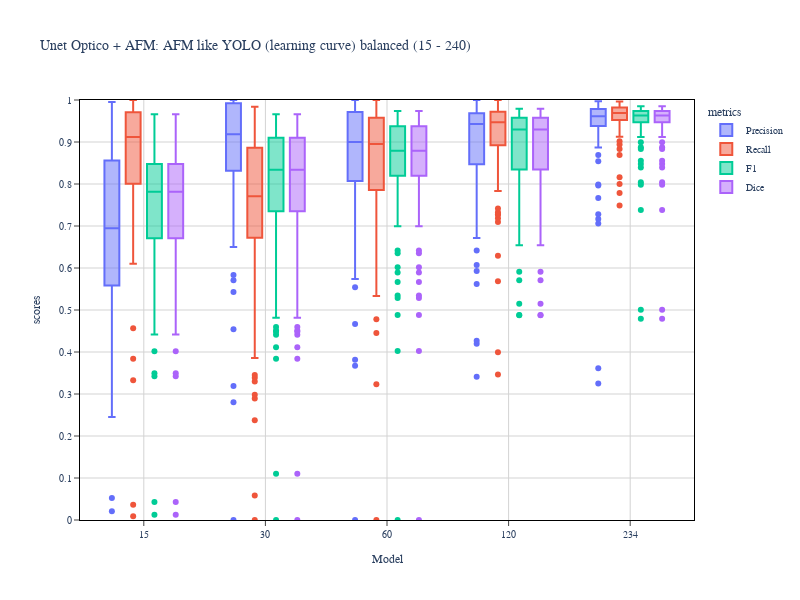
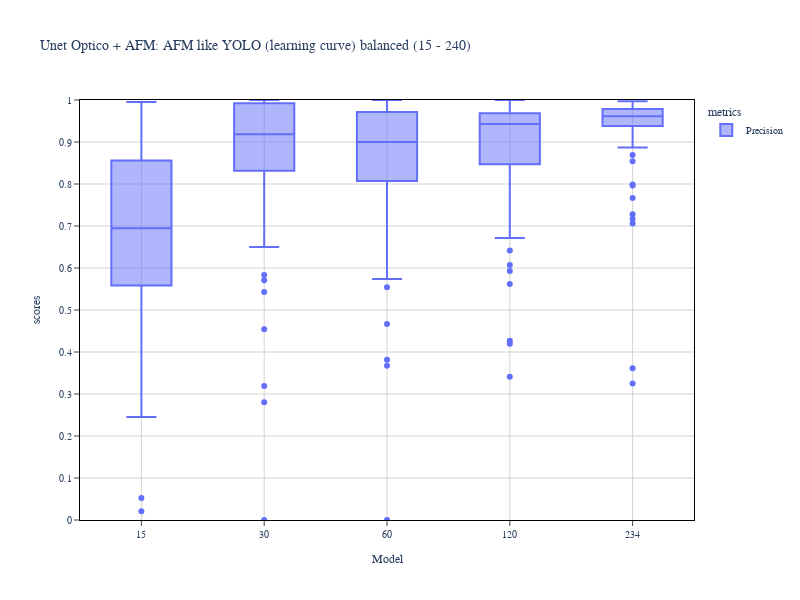
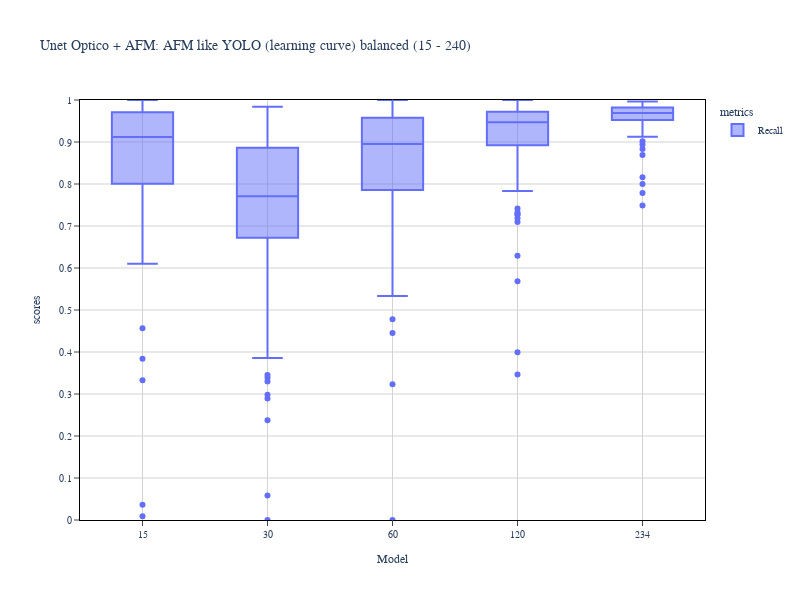
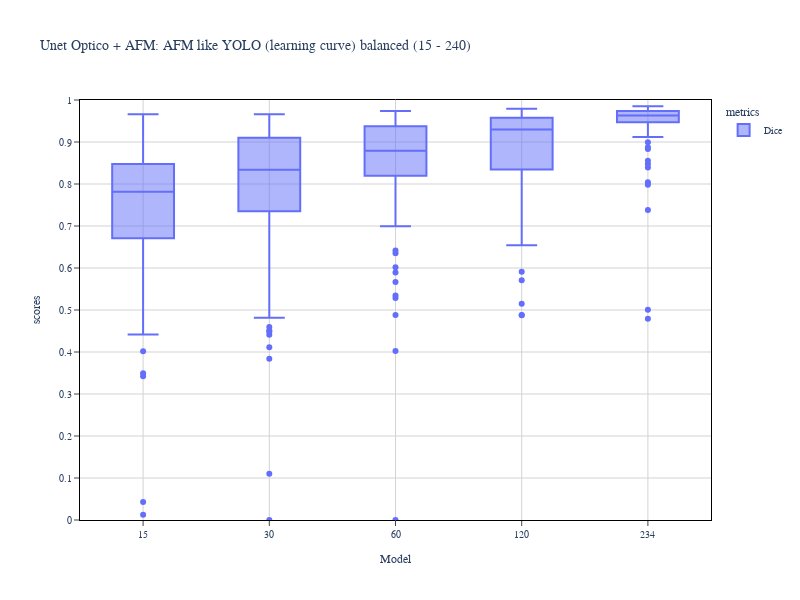

The cell these charts' notebook holds for them, in order:
### Markdown cell above
### Unet Yolo

### Code cell
title_chart = 'Unet Optico + AFM: AFM like YOLO (learning curve) balanced (15 - 240)'
metric_list = metrics_dict['unet_afm_2_channels_like_yolo_opt_afm']


df_metrics_list = []
for metrics_path in metric_list:
    
    df = pd.read_csv(metrics_path, index_col=0)
    dataset_size = metrics_path.split('_')[10]
    df = df.replace({'Model':'unet'},dataset_size)
    df_metrics_list.append(df)
    
    
final_df = pd.concat(df_metrics_list, axis=0)
final_df_precision = final_df.query("metrics == 'Precision'")
final_df_recall = final_df.query("metrics == 'Recall'")
final_df_dice = final_df.query("metrics == 'Dice'")


# fig = chart.box_plot(final_df, x='Model', y='scores', color = 'metrics',
#                      width=800, height = 500,
#                      title='', 
#                      x_label=False, y_label=False)

fig2 = chart.box_plot(final_df, x='Model', y='scores', color = 'metrics',
                      width=800, height = 600,
                      title=title_chart)


fig2 = chart.box_plot(final_df_precision, x='Model', y='scores', color = 'metrics',
                      width=800, height = 600,
                      title=title_chart)

fig3 = chart.box_plot(final_df_recall, x='Model', y='scores', color = 'metrics',
                      width=800, height = 600,
                      title=title_chart)

fig4 = chart.box_plot(final_df_dice, x='Model', y='scores', color = 'metrics',
                      width=800, height = 600,
                      title=title_chart)



# fig.write_image(f'{title_chart}.svg')
# fig2.write_image(f'{title_chart}.png')

### Figure 1 — Plotly figure (JSON) as saved in the notebook; plotly's stock layout.template omitted (floating-point values rounded to 4 significant figures; data arrays with more than 128 entries replaced by an {"elided": "..."} marker saying what was removed)
{"data": [{"alignmentgroup": "True", "hovertemplate": "metrics=Precision<br>Model=%{x}<br>scores=%{y}<extra></extra>", "legendgroup": "Precision", "marker": {"color": "#636efa"}, "name": "Precision", "notched": false, "offsetgroup": "Precision", "orientation": "v", "showlegend": true, "type": "box", "x": {"elided": "415 str values"}, "x0": " ", "xaxis": "x", "y": {"elided": "415 float values"}, "y0": " ", "yaxis": "y"}, {"alignmentgroup": "True", "hovertemplate": "metrics=Recall<br>Model=%{x}<br>scores=%{y}<extra></extra>", "legendgroup": "Recall", "marker": {"color": "#EF553B"}, "name": "Recall", "notched": false, "offsetgroup": "Recall", "orientation": "v", "showlegend": true, "type": "box", "x": {"elided": "415 str values"}, "x0": " ", "xaxis": "x", "y": {"elided": "415 float values"}, "y0": " ", "yaxis": "y"}, {"alignmentgroup": "True", "hovertemplate": "metrics=F1<br>Model=%{x}<br>scores=%{y}<extra></extra>", "legendgroup": "F1", "marker": {"color": "#00cc96"}, "name": "F1", "notched": false, "offsetgroup": "F1", "orientation": "v", "showlegend": true, "type": "box", "x": {"elided": "415 str values"}, "x0": " ", "xaxis": "x", "y": {"elided": "415 float values"}, "y0": " ", "yaxis": "y"}, {"alignmentgroup": "True", "hovertemplate": "metrics=Dice<br>Model=%{x}<br>scores=%{y}<extra></extra>", "legendgroup": "Dice", "marker": {"color": "#ab63fa"}, "name": "Dice", "notched": false, "offsetgroup": "Dice", "orientation": "v", "showlegend": true, "type": "box", "x": {"elided": "415 str values"}, "x0": " ", "xaxis": "x", "y": {"elided": "415 float values"}, "y0": " ", "yaxis": "y"}], "layout": {"barmode": "group", "boxmode": "group", "font": {"family": "Arial", "size": 10}, "height": 600, "legend": {"title": {"text": "metrics"}, "tracegroupgap": 0}, "plot_bgcolor": "white", "title": {"font": {"family": "Arial"}, "text": "Unet Optico + AFM: AFM like YOLO (learning curve) balanced (15 - 240)"}, "width": 800, "xaxis": {"anchor": "y", "domain": [0, 1], "gridcolor": "lightgrey", "linecolor": "black", "mirror": true, "showline": true, "ticks": "outside", "title": {"text": "Model"}}, "yaxis": {"anchor": "x", "domain": [0, 1], "dtick": 0.1, "gridcolor": "lightgrey", "linecolor": "black", "mirror": true, "range": [0, 1], "showline": true, "tick0": 0, "ticks": "outside", "title": {"text": "scores"}}}}

### Figure 2 — Plotly figure (JSON) as saved in the notebook; plotly's stock layout.template omitted (floating-point values rounded to 4 significant figures; data arrays with more than 128 entries replaced by an {"elided": "..."} marker saying what was removed)
{"data": [{"alignmentgroup": "True", "hovertemplate": "metrics=Precision<br>Model=%{x}<br>scores=%{y}<extra></extra>", "legendgroup": "Precision", "marker": {"color": "#636efa"}, "name": "Precision", "notched": false, "offsetgroup": "Precision", "orientation": "v", "showlegend": true, "type": "box", "x": {"elided": "415 str values"}, "x0": " ", "xaxis": "x", "y": {"elided": "415 float values"}, "y0": " ", "yaxis": "y"}], "layout": {"barmode": "group", "boxmode": "group", "font": {"family": "Arial", "size": 10}, "height": 600, "legend": {"title": {"text": "metrics"}, "tracegroupgap": 0}, "plot_bgcolor": "white", "title": {"font": {"family": "Arial"}, "text": "Unet Optico + AFM: AFM like YOLO (learning curve) balanced (15 - 240)"}, "width": 800, "xaxis": {"anchor": "y", "domain": [0, 1], "gridcolor": "lightgrey", "linecolor": "black", "mirror": true, "showline": true, "ticks": "outside", "title": {"text": "Model"}}, "yaxis": {"anchor": "x", "domain": [0, 1], "dtick": 0.1, "gridcolor": "lightgrey", "linecolor": "black", "mirror": true, "range": [0, 1], "showline": true, "tick0": 0, "ticks": "outside", "title": {"text": "scores"}}}}

### Figure 3 — Plotly figure (JSON) as saved in the notebook; plotly's stock layout.template omitted (floating-point values rounded to 4 significant figures; data arrays with more than 128 entries replaced by an {"elided": "..."} marker saying what was removed)
{"data": [{"alignmentgroup": "True", "hovertemplate": "metrics=Recall<br>Model=%{x}<br>scores=%{y}<extra></extra>", "legendgroup": "Recall", "marker": {"color": "#636efa"}, "name": "Recall", "notched": false, "offsetgroup": "Recall", "orientation": "v", "showlegend": true, "type": "box", "x": {"elided": "415 str values"}, "x0": " ", "xaxis": "x", "y": {"elided": "415 float values"}, "y0": " ", "yaxis": "y"}], "layout": {"barmode": "group", "boxmode": "group", "font": {"family": "Arial", "size": 10}, "height": 600, "legend": {"title": {"text": "metrics"}, "tracegroupgap": 0}, "plot_bgcolor": "white", "title": {"font": {"family": "Arial"}, "text": "Unet Optico + AFM: AFM like YOLO (learning curve) balanced (15 - 240)"}, "width": 800, "xaxis": {"anchor": "y", "domain": [0, 1], "gridcolor": "lightgrey", "linecolor": "black", "mirror": true, "showline": true, "ticks": "outside", "title": {"text": "Model"}}, "yaxis": {"anchor": "x", "domain": [0, 1], "dtick": 0.1, "gridcolor": "lightgrey", "linecolor": "black", "mirror": true, "range": [0, 1], "showline": true, "tick0": 0, "ticks": "outside", "title": {"text": "scores"}}}}

### Figure 4 — Plotly figure (JSON) as saved in the notebook; plotly's stock layout.template omitted (floating-point values rounded to 4 significant figures; data arrays with more than 128 entries replaced by an {"elided": "..."} marker saying what was removed)
{"data": [{"alignmentgroup": "True", "hovertemplate": "metrics=Dice<br>Model=%{x}<br>scores=%{y}<extra></extra>", "legendgroup": "Dice", "marker": {"color": "#636efa"}, "name": "Dice", "notched": false, "offsetgroup": "Dice", "orientation": "v", "showlegend": true, "type": "box", "x": {"elided": "415 str values"}, "x0": " ", "xaxis": "x", "y": {"elided": "415 float values"}, "y0": " ", "yaxis": "y"}], "layout": {"barmode": "group", "boxmode": "group", "font": {"family": "Arial", "size": 10}, "height": 600, "legend": {"title": {"text": "metrics"}, "tracegroupgap": 0}, "plot_bgcolor": "white", "title": {"font": {"family": "Arial"}, "text": "Unet Optico + AFM: AFM like YOLO (learning curve) balanced (15 - 240)"}, "width": 800, "xaxis": {"anchor": "y", "domain": [0, 1], "gridcolor": "lightgrey", "linecolor": "black", "mirror": true, "showline": true, "ticks": "outside", "title": {"text": "Model"}}, "yaxis": {"anchor": "x", "domain": [0, 1], "dtick": 0.1, "gridcolor": "lightgrey", "linecolor": "black", "mirror": true, "range": [0, 1], "showline": true, "tick0": 0, "ticks": "outside", "title": {"text": "scores"}}}}
